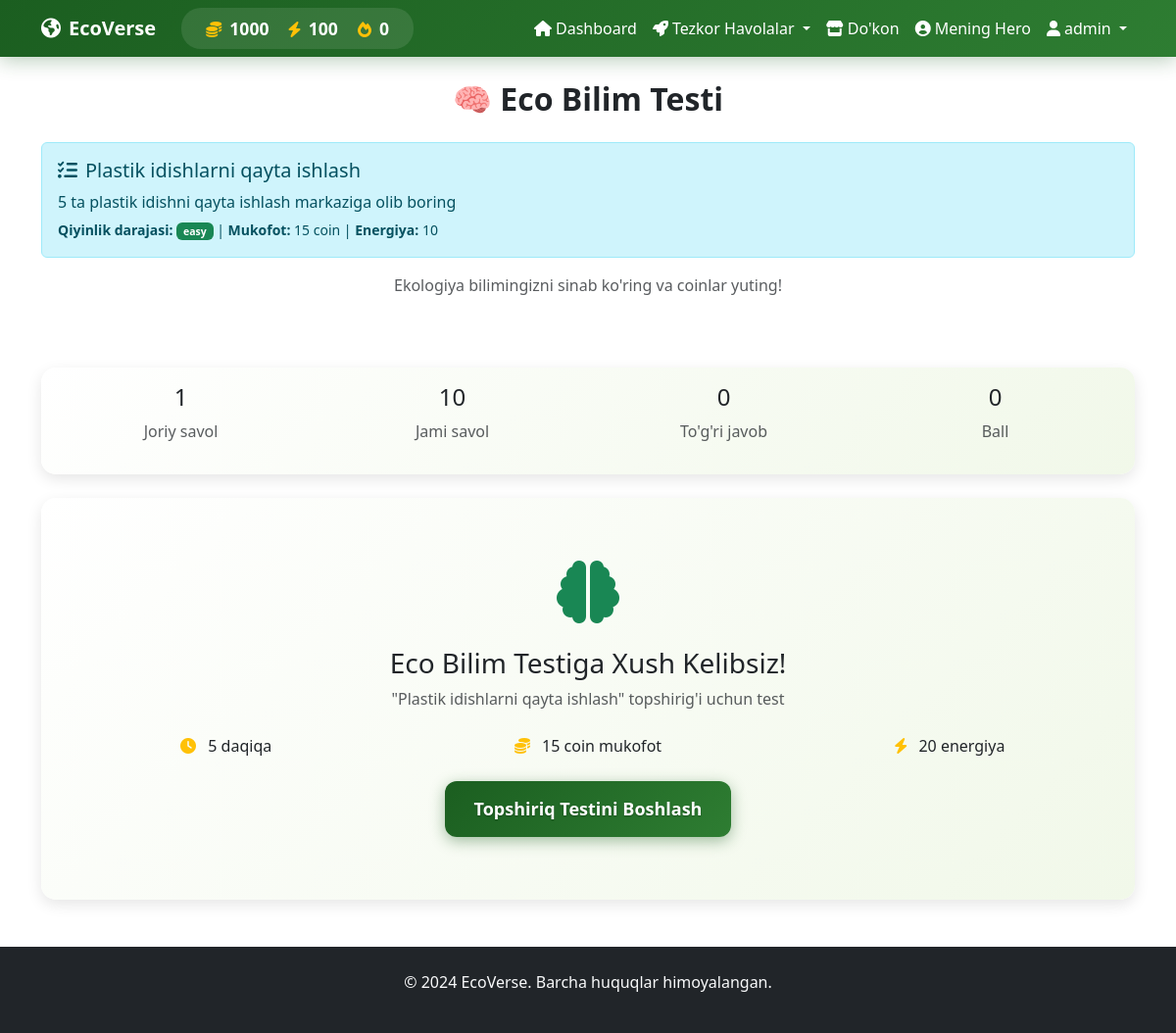
Page /ml_quiz?task_id=1 (signed in) on the committed database.
### app.py (models this page shows)
class User(UserMixin, db.Model):
    id = db.Column(db.Integer, primary_key=True)
    username = db.Column(db.String(80), unique=True, nullable=False)
    email = db.Column(db.String(120), unique=True, nullable=False)
    password_hash = db.Column(db.String(200), nullable=False)
    role = db.Column(db.String(20), nullable=False, default='child')
    coins = db.Column(db.Integer, default=0)
    energy = db.Column(db.Integer, default=100)
    streak = db.Column(db.Integer, default=0)
    last_login = db.Column(db.DateTime)
    created_at = db.Column(db.DateTime, default=datetime.utcnow)
    avatar = db.Column(db.String(200), default='default.png')
    is_admin = db.Column(db.Boolean, default=False)

class Task(db.Model):
    id = db.Column(db.Integer, primary_key=True)
    title = db.Column(db.String(100), nullable=False)
    description = db.Column(db.Text, nullable=False)
    reward_coins = db.Column(db.Integer, default=10)
    energy_cost = db.Column(db.Integer, default=10)
    difficulty = db.Column(db.String(20), default='easy')
    quiz_required = db.Column(db.Boolean, default=True)

### app.py (the view)
@app.route('/ml_quiz')
@login_required
def ml_quiz():
    task_id = request.args.get('task_id', type=int)
    task = None
    if task_id:
        task = Task.query.get(task_id)
    return render_template('ml_quiz.html', user=current_user, task=task)

### app.py (called while the page is built)
@login_manager.user_loader
def load_user(user_id):
    return User.query.get(int(user_id))

### templates/ml_quiz.html (shortened to what this page needs)
{% extends "base.html" %}
{% block content %}
<div class="container mt-4">
    <div class="row mb-4">
        <div class="col-12">
            <h2 class="fw-bold text-center mb-4">🧠 Eco Bilim Testi</h2>
            {% if task %}
            <div class="alert alert-info">
                <h5><i class="fas fa-tasks me-2"></i>{{ task.title }}</h5>
                <p class="mb-1">{{ task.description }}</p>
                <small>
                    <strong>Qiyinlik darajasi:</strong>
                    <span class="badge bg-{% if task.difficulty == 'easy' %}success{% elif task.difficulty == 'medium' %}warning{% else %}danger{% endif %}">
                        {{ task.difficulty }}
                    </span> |
                    <strong>Mukofot:</strong> {{ task.reward_coins }} coin |
                    <strong>Energiya:</strong> {{ task.energy_cost }}
                </small>
            </div>
            {% endif %}
            <p class="text-center text-muted mb-5">Ekologiya bilimingizni sinab ko'ring va coinlar yuting!</p>
        </div>
    </div>
    <div class="row mb-4">
        <div class="col-12">
            <div class="card eco-card">
                <div class="card-body">
                    <div class="row text-center">
                        <div class="col-md-3">
                            <h4 id="currentQuestion">1</h4>
                            <p class="text-muted">Joriy savol</p>
                        </div>
                        <div class="col-md-3">
                            <h4 id="totalQuestions">10</h4>
                            <p class="text-muted">Jami savol</p>
                        </div>
                        <div class="col-md-3">
                            <h4 id="correctCount">0</h4>
                            <p class="text-muted">To'g'ri javob</p>
                        </div>
                        <div class="col-md-3">
                            <h4 id="score">0</h4>
                            <p class="text-muted">Ball</p>
                        </div>
                    </div>
                </div>
            </div>
        </div>
    </div>
    <div class="row">
        <div class="col-12">
            <div class="card eco-card">
                <div class="card-body">
                    <div id="startScreen" class="text-center py-5">
                        <i class="fas fa-brain fa-4x text-success mb-4"></i>
                        <h3>Eco Bilim Testiga Xush Kelibsiz!</h3>
                        <p class="text-muted mb-4">
                            {% if task %}
                                "{{ task.title }}" topshirig'i uchun test
                            {% else %}
                                5 ta ekologiya savoliga javob bering va bilimingizni sinab ko'ring
                            {% endif %}
                        </p>
                        <div class="test-info mb-4">
                            <div class="row">
                                <div class="col-md-4">
                                    <i class="fas fa-clock text-warning me-2"></i>
                                    <span>5 daqiqa</span>
                                </div>
                                <div class="col-md-4">
                                    <i class="fas fa-coins text-warning me-2"></i>
                                    <span>
                                        {% if task %}
                                            {{ task.reward_coins }} coin mukofot
                                        {% else %}
                                            50 coin mukofot
                                        {% endif %}
                                    </span>
                                </div>
                                <div class="col-md-4">
                                    <i class="fas fa-bolt text-warning me-2"></i>
                                    <span>20 energiya</span>
                                </div>
                            </div>
                        </div>
                        <button id="startQuiz" class="btn btn-eco btn-lg">
                            {% if task %}
                                Topshiriq Testini Boshlash
                            {% else %}
                                Testni Boshlash
                            {% endif %}
                        </button>
                    </div>
                </div>
            </div>
        </div>
    </div>
</div>
{% endblock %}

### templates/base.html (shortened to what this page needs)
<!DOCTYPE html>
<html lang="uz">
<head>
    <link href="https://cdn.jsdelivr.net/npm/bootstrap@5.3.0/dist/css/bootstrap.min.css" rel="stylesheet">
    <link rel="stylesheet" href="https://cdnjs.cloudflare.com/ajax/libs/font-awesome/6.0.0/css/all.min.css">
    <link rel="stylesheet" href="/static/css/eco-style.css">
    <link rel="stylesheet" href="/static/css/eco-animations.css">
</head>
<body>
    <nav class="navbar navbar-expand-lg navbar-dark navbar-eco">
        <div class="container">
            <a class="navbar-brand fw-bold" href="{{ url_for('dashboard') }}">
                <i class="fas fa-earth-americas me-2"></i>EcoVerse
            </a>
            {% if current_user.is_authenticated %}
            <div class="user-stats d-none d-md-flex">
                <div class="stat-item">
                    <i class="fas fa-coins text-warning me-1"></i>
                    <span class="stat-value text-white">{{ current_user.coins }}</span>
                </div>
                <div class="stat-item">
                    <i class="fas fa-bolt text-warning me-1"></i>
                    <span class="stat-value text-white">{{ current_user.energy }}</span>
                </div>
                <div class="stat-item">
                    <i class="fas fa-fire text-warning me-1"></i>
                    <span class="stat-value text-white">{{ current_user.streak }}</span>
                </div>
            </div>
            {% endif %}
            <div class="collapse navbar-collapse" id="navbarNav">
                <ul class="navbar-nav ms-auto">
                    {% if current_user.is_authenticated %}
                    <li class="nav-item">
                        <a class="nav-link" href="{{ url_for('dashboard') }}">
                            <i class="fas fa-home me-1"></i>Dashboard
                        </a>
                    </li>
                    <li class="nav-item dropdown">
                        <a class="nav-link dropdown-toggle" href="#" role="button" data-bs-toggle="dropdown">
                            <i class="fas fa-rocket me-1"></i>Tezkor Havolalar
                        </a>
                    </li>
                    <li class="nav-item">
                        <a class="nav-link" href="{{ url_for('shop') }}">
                            <i class="fas fa-store me-1"></i>Do'kon
                        </a>
                    </li>
                    <li class="nav-item">
                        <a class="nav-link" href="{{ url_for('hero') }}">
                            <i class="fas fa-user-circle me-1"></i>Mening Hero
                        </a>
                    </li>
                    <li class="nav-item dropdown">
                        <a class="nav-link dropdown-toggle" href="#" role="button" data-bs-toggle="dropdown">
                            <i class="fas fa-user me-1"></i>{{ current_user.username }}
                        </a>
                    </li>
                    {% endif %}
                </ul>
            </div>
        </div>
    </nav>
    <main>
        {% block content %}{% endblock %}
    </main>
    <footer class="bg-dark text-light py-4 mt-5">
        <div class="container text-center">
            <p>&copy; 2024 EcoVerse. Barcha huquqlar himoyalangan.</p>
        </div>
    </footer>
</body>
</html>

### static/css/eco-style.css (style rules this page uses)
:root { --header-green: #1B5E20; --header-green-dark: #145218; --header-green-light: #2E7D32; --button-green: #1B5E20; --button-green-hover: #145218; --button-green-light: #2E7D32; --primary-color: #1B5E20; --secondary-color: #2E7D32; --accent-color: #4CAF50; --light-green: #E8F5E8; --very-light-green: #F1F8E9; }
.btn-eco { background: linear-gradient(135deg, #1B5E20, #2E7D32) !important; color: white !important; border: none !important; border-radius: 10px; padding: 12px 25px; font-weight: 600; transition: all 0.3s ease; box-shadow: 0 4px 15px rgba(27, 94, 32, 0.4); text-shadow: 0 1px 2px rgba(0,0,0,0.3); }
.btn-lg { padding: 15px 30px !important; font-size: 1.125rem; border-radius: 12px; }
.btn-lg.btn-eco, .btn-lg.btn-primary, .btn-lg.btn-success { padding: 15px 30px !important; }

### static/css/eco-animations.css (style rules this page uses)
:root { --header-green: #1B5E20; --header-green-dark: #145218; --header-green-light: #2E7D32; --primary-color: #1B5E20; --secondary-color: #2E7D32; --accent-color: #4CAF50; --light-green: #E8F5E8; --very-light-green: #F1F8E9; --leaf-green: #388E3C; --nature-brown: #8D6E63; --sun-yellow: #FFD54F; --water-blue: #4FC3F7; }
.eco-card { background: linear-gradient(135deg, #FFFFFF 0%, var(--very-light-green) 100%); border: none; border-radius: 20px; box-shadow: 0 10px 30px rgba(27, 94, 32, 0.1); transition: all 0.4s ease; position: relative; overflow: hidden; }
.eco-card::before { content: ''; position: absolute; top: 0; left: -100%; width: 100%; height: 100%; background: linear-gradient(90deg, transparent, rgba(76, 175, 80, 0.1), transparent); transition: left 0.6s; }
.navbar-eco { background: linear-gradient(135deg, var(--header-green), var(--header-green-light)) !important; animation: welcomeFloat 1s ease-out 2s both; box-shadow: 0 4px 20px rgba(27, 94, 32, 0.3) !important; }

### templates/base.html (style rules this page uses)
.navbar-eco { background: linear-gradient(135deg, #1B5E20, #2E7D32) !important; box-shadow: 0 2px 10px rgba(0, 0, 0, 0.1); }
.user-stats { background: rgba(255, 255, 255, 0.1); border-radius: 20px; padding: 8px 15px; margin: 0 10px; }
.stat-item { display: inline-block; margin: 0 10px; text-align: center; }
.stat-value { font-weight: bold; font-size: 1.1em; }
.nav-link { color: white !important; transition: all 0.3s ease; }

### templates/ml_quiz.html (style rules this page uses)
.eco-card { border-radius: 15px; box-shadow: 0 5px 15px rgba(0,0,0,0.1); border: none; }
.btn-eco { background: linear-gradient(135deg, #4CAF50, #2196F3); color: white; border: none; padding: 12px 30px; font-weight: 600; }

### rows in the picture
User: coins "1000", energy "100", streak "0", username "admin"
Task: title "Plastik idishlarni qayta ishlash", description "5 ta plastik idishni qayta ishlash markaziga olib boring", difficulty "easy", reward_coins "15", energy_cost "10"
